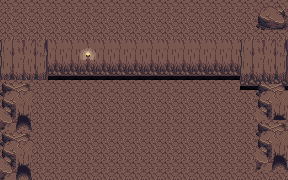

The image is a tile-based game level rendered from a .tmx file. Its description and complete source (layers, tilesets, objects, tile grids) follow:
An orthogonal 18x18 tile map with 16x10 px tiles, 2 tile layers (Capa de Patrones 1, rocas), 3 tilesets and 2 objects.

<map version="1.0" tiledversion="1.1.6" orientation="orthogonal" renderorder="right-down" width="18" height="18" tilewidth="16" tileheight="10" infinite="0" nextobjectid="3">
 <tileset firstgid="1" name="Overworld" tilewidth="16" tileheight="10" tilecount="2280" columns="40">
  <image source="../gfx/Overworld.png" width="640" height="576" />
 </tileset>
 <tileset firstgid="2281" name="character" tilewidth="16" tileheight="10" tilecount="425" columns="17">
  <image source="../gfx/character.png" width="272" height="256" />
 </tileset>
 <tileset firstgid="2706" name="cave" tilewidth="16" tileheight="10" tilecount="1600" columns="40">
  <image source="../gfx/cave.png" width="640" height="400" />
 </tileset>
 <layer name="Capa de Patrones 1" width="18" height="18">
  <data encoding="csv">
2746,2746,2746,2746,2746,2746,2746,2746,2746,2746,2746,2746,2746,2746,2746,2746,2746,2746,
2746,2746,2746,2746,2746,2746,2746,2746,2746,2746,2746,2746,2746,2746,2746,2746,2746,2746,
2746,2746,2746,2746,2746,2746,2746,2746,2746,2746,2746,2746,2746,2746,2746,2746,2746,2746,
2746,2746,2746,2746,2746,2746,2746,2746,2746,2746,2746,2746,2746,2746,2746,2746,2746,2746,
2907,2908,2909,2948,2948,2948,2948,2948,2948,2948,2948,2948,2948,2948,2948,2907,2908,2909,
2947,2948,2949,2988,2988,2988,2988,2988,2988,2988,2988,2988,2988,2988,2988,2947,2948,2949,
2987,2988,2989,3028,3028,3028,3028,3028,3028,3028,3028,3028,3028,3028,3028,2987,2988,2989,
3027,3028,3029,3068,3068,3068,3068,3068,3068,3068,3068,3068,3068,3068,3068,3027,3028,3029,
2746,2746,2746,2746,2746,2746,2746,2746,2746,2746,2746,2746,2746,2746,2746,3067,3068,3069,
2746,2746,2746,2746,2746,2746,2746,2746,2746,2746,2746,2746,2746,2746,2746,2746,2746,2746,
2746,2746,2746,2746,2746,2746,2746,2746,2746,2746,2746,2746,2746,2746,2746,2746,2746,2746,
2746,2746,2746,2746,2746,2746,2746,2746,2746,2746,2746,2746,2746,2746,2746,2746,2746,2746,
2746,2746,2746,2746,2746,2746,2746,2746,2746,2746,2746,2746,2746,2746,2746,2746,2746,2746,
2746,2746,2746,2746,2746,2746,2746,2746,2746,2746,2746,2746,2746,2746,2746,2746,2746,2746,
2746,2746,2746,2746,2746,2746,2746,2746,2746,2746,2746,2746,2746,2746,2746,2746,2746,2746,
2746,2746,2746,2746,2746,2746,2746,2746,2746,2746,2746,2746,2746,2746,2746,2746,2746,2746,
2746,2746,2746,2746,2746,2746,2746,2746,2746,2746,2746,2746,2746,2746,2746,2746,2746,2746,
2746,2746,2746,2746,2746,2746,2746,2746,2746,2746,2746,2746,2746,2746,2746,2746,2746,2746
</data>
 </layer>
 <layer name="rocas" width="18" height="18">
  <data encoding="csv">
0,0,0,0,0,0,0,0,0,0,0,0,0,0,0,0,3033,3034,
0,0,0,0,0,0,0,0,0,0,0,0,0,0,0,0,3073,3074,
0,0,0,0,0,0,0,0,0,0,0,0,0,0,0,0,3113,3114,
0,0,0,0,0,0,0,0,0,0,0,0,0,0,0,0,0,0,
0,0,0,0,0,3026,0,0,0,0,0,0,0,0,0,0,0,0,
0,0,0,0,0,3066,0,0,0,0,0,0,0,0,0,0,0,0,
0,0,0,0,0,0,0,0,0,0,0,0,0,0,0,0,0,0,
0,0,0,0,0,0,0,0,0,0,0,0,0,0,0,0,0,0,
2955,2956,0,0,0,0,0,0,0,0,0,0,0,0,0,0,2955,2956,
2995,2996,0,0,0,0,0,0,0,0,0,0,0,0,0,0,2995,2996,
3035,3036,0,0,0,0,0,0,0,0,0,0,0,0,0,0,3035,3036,
3075,3076,0,0,0,0,0,0,0,0,0,0,0,0,0,0,3075,3076,
3115,3116,0,0,0,0,0,0,0,0,0,0,0,0,0,0,2955,2956,
2955,2956,0,0,0,0,0,0,0,0,0,0,0,0,0,0,2995,2996,
2995,2996,0,0,0,0,0,0,0,0,0,0,0,0,0,0,3035,3036,
3035,3036,0,0,0,0,0,0,0,0,0,0,0,0,0,0,3075,3076,
3075,3076,0,0,0,0,0,0,0,0,0,0,0,0,0,0,3115,3116,
3115,3116,0,0,0,0,0,0,0,0,0,0,0,0,0,0,0,0
</data>
 </layer>
 <objectgroup name="Capa de Objetos 1">
  <object id="1" x="0" y="33">
   <polyline points="0,0 44,3 59,5 241,2 242,6 288,8 288,5 288,-34 -1,-35 -1,-2 0,148 291,148 290,7 292,44" />
  </object>
  <object id="2" x="0" y="80">
   <polyline points="0,0 48,1 49,-7 239,-6 239,2 288,3" />
  </object>
 </objectgroup>
</map>
